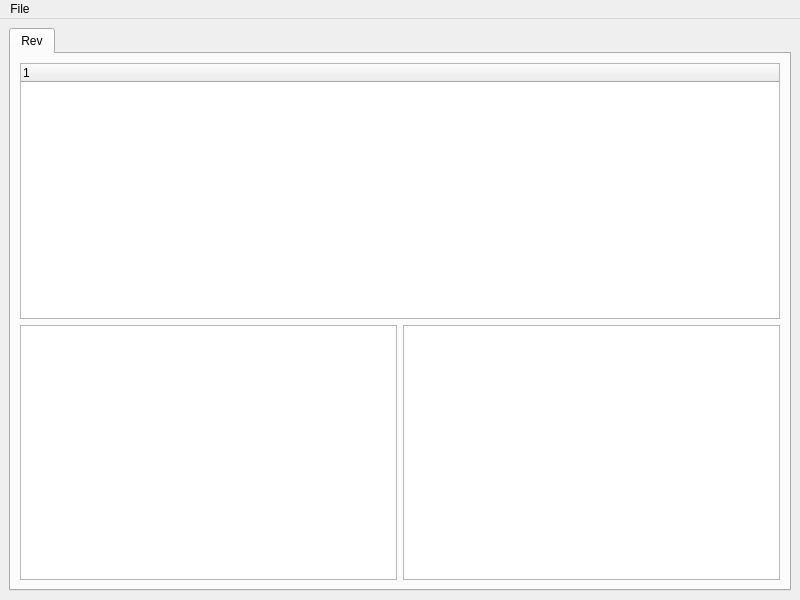
<?xml version="1.0" encoding="UTF-8"?>
<ui version="4.0">
 <class>MainWindow</class>
 <widget class="QMainWindow" name="MainWindow">
  <property name="geometry">
   <rect>
    <x>0</x>
    <y>0</y>
    <width>800</width>
    <height>600</height>
   </rect>
  </property>
  <property name="windowTitle">
   <string>MainWindow</string>
  </property>
  <widget class="QWidget" name="centralwidget">
   <layout class="QVBoxLayout" name="verticalLayout">
    <item>
     <widget class="QTabWidget" name="tabWidget">
      <property name="currentIndex">
       <number>0</number>
      </property>
      <widget class="QWidget" name="tab">
       <attribute name="title">
        <string>Rev</string>
       </attribute>
       <layout class="QVBoxLayout" name="verticalLayout_3">
        <item>
         <layout class="QVBoxLayout" name="verticalLayout_2">
          <item>
           <widget class="QTreeWidget" name="revList">
            <property name="alternatingRowColors">
             <bool>true</bool>
            </property>
            <property name="selectionMode">
             <enum>QAbstractItemView::SingleSelection</enum>
            </property>
            <property name="selectionBehavior">
             <enum>QAbstractItemView::SelectRows</enum>
            </property>
            <column>
             <property name="text">
              <string notr="true">1</string>
             </property>
            </column>
           </widget>
          </item>
          <item>
           <layout class="QHBoxLayout" name="horizontalLayout">
            <item>
             <widget class="QTextEdit" name="diffView"/>
            </item>
            <item>
             <widget class="QTreeView" name="fileChangesView">
              <property name="baseSize">
               <size>
                <width>0</width>
                <height>0</height>
               </size>
              </property>
              <property name="alternatingRowColors">
               <bool>true</bool>
              </property>
              <property name="headerHidden">
               <bool>false</bool>
              </property>
             </widget>
            </item>
           </layout>
          </item>
         </layout>
        </item>
       </layout>
      </widget>
     </widget>
    </item>
   </layout>
  </widget>
  <widget class="QMenuBar" name="menubar">
   <property name="geometry">
    <rect>
     <x>0</x>
     <y>0</y>
     <width>800</width>
     <height>20</height>
    </rect>
   </property>
   <widget class="QMenu" name="menuFile">
    <property name="title">
     <string>File</string>
    </property>
    <addaction name="actionOpen"/>
   </widget>
   <addaction name="menuFile"/>
  </widget>
  <action name="actionOpen">
   <property name="text">
    <string>Open</string>
   </property>
  </action>
 </widget>
 <resources/>
 <connections/>
</ui>
